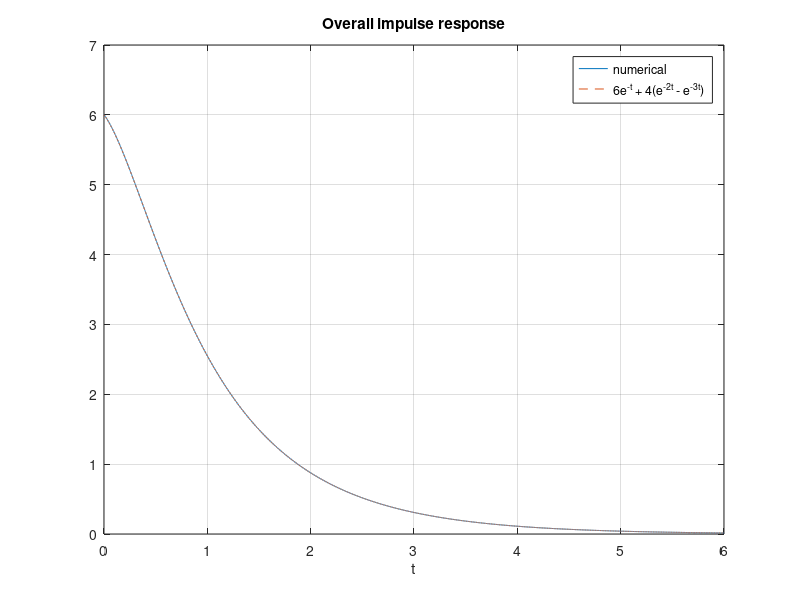

Reproduce this figure in MATLAB.
% Signals and Systems — Properties of Convolution and of LTI Systems
%title: Cascade, Parallel, Inverse and Stability
%ar-title: التوالي والتوازي والعكس والاستقرار
%lesson: ss-ch2-4
%course: signals-systems

%% The overall impulse response
%ar: (h1 ثم h2) على التوازي مع (h3 ثم h4): h = h1*h2 + h3*h4. h1 = 3δ(t) تضرب h2 في 3 فقط. الجزء الثاني نحسبه عدديًا بـ conv ونقارن بالقانون.
dt = 1e-3; t = 0:dt:6;
h2 = 2*exp(-t); h3 = 4*exp(-2*t); h4 = exp(-3*t);
h34 = conv(h3, h4)*dt; h34 = h34(1:numel(t));
h = 3*h2 + h34;
hf = 6*exp(-t) + 4*(exp(-2*t) - exp(-3*t));
fprintf('max error = %.4f\n', max(abs(h - hf)))
plot(t, h, t, hf, '--'); grid on; xlabel('t'); legend('numerical', '6e^{-t} + 4(e^{-2t} - e^{-3t})'); title('Overall impulse response')

%% Inverse system: u[n] * (d[n] - d[n-1]) = d[n]
%ar: النظام العكسي يلغي أثر النظام: التفافهما = δ.
u = ones(1, 10); hinv = [1 -1];
r = conv(u, hinv);
fprintf('u * h_inv = %s\n', num2str(r(1:10)))

%% Stability: sum of |h|
%ar: LTI مستقر إذا كان Σ|h[n]| محدودًا. نجمع على نوافذ متزايدة: u[n] يكبر بلا حد، و (1/2)^n يقترب من 2.
for N = [10 100 1000]
    fprintf('N = %4d: sum|u| = %4d, sum|0.5^n| = %.6f\n', N, N, sum(0.5.^(0:N-1)))
end

%%! Project idea: an FIR filter from its impulse response
%ar: h[n] = (1/2)^n للـ 0..3 تعني y[n] = x[n] + ½x[n−1] + ¼x[n−2] + ⅛x[n−3]. filter(h, 1, x) يطبقها على أي دخل. نتحقق أنها تساوي conv.
h = 0.5.^(0:3); rng(4); x = randn(1, 20);
y1 = filter(h, 1, x); y2 = conv(x, h); y2 = y2(1:20);
fprintf('filter vs conv: max difference %.2e\n', max(abs(y1 - y2)))
